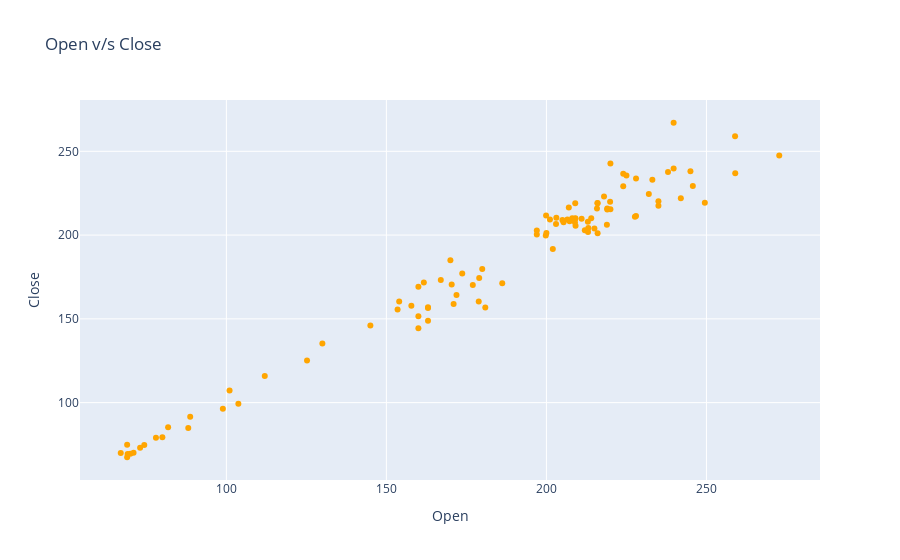

Notebook source saved alongside this figure:
### Markdown cell above
<font color='green'>

# Data Visualization: 
It visualizes the data using scatter plots and histograms to understand the distribution and relationships between variables.

</font>

### Code cell
import plotly.express as px

fig = px.scatter(dataset.head(100), x="Open", y="Close", title="Open v/s Close", color_discrete_sequence=['orange'])
fig.show()

### Figure 1 — Plotly figure (JSON) as saved in the notebook; plotly's stock layout.template omitted (floating-point values rounded to 4 significant figures)
{"data": [{"hovertemplate": "Open=%{x}<br>Close=%{y}<extra></extra>", "legendgroup": "", "marker": {"color": "orange", "symbol": "circle"}, "mode": "markers", "name": "", "orientation": "v", "showlegend": false, "type": "scatter", "x": [74.35, 73.05, 70, 71, 69, 67, 69.15, 69, 80, 78, 81.8, 88.1, 88.7, 98.9, 103.8, 101, 112, 125.2, 130, 145, 157.8, 170.4, 180.9, 160, 153.5, 160, 163, 160, 178.8, 161.7, 171.9, 173.7, 179.9, 179, 177, 171, 163, 163, 154, 167, 186.2, 170, 199.8, 215.8, 233.1, 245, 249.5, 213, 199.9, 216, 200, 203.1, 215, 202, 197, 207, 228, 238, 242, 239.8, 258.9, 239.8, 272.8, 245.8, 227.7, 212, 215.9, 224, 220, 259, 232, 206.6, 219.9, 235, 220, 218.9, 197, 216, 224, 225, 235, 218, 228, 219, 214, 209, 219, 213.1, 207.2, 201.1, 212.9, 211, 209.1, 208.1, 209.1, 205, 203, 208.9, 205.3, 209], "xaxis": "x", "y": [74.75, 73.05, 69.5, 70.05, 67.4, 69.9, 69.35, 74.9, 79.35, 79, 85.35, 84.8, 91.6, 96.35, 99.35, 107.3, 115.9, 125.2, 135.2, 146.1, 157.8, 170.4, 156.8, 144.4, 155.6, 151.6, 156.6, 169.1, 160.3, 171.7, 164.2, 177.1, 179.8, 174.3, 170.2, 158.9, 156.9, 148.8, 160.3, 173.2, 171.3, 185, 199.8, 215.8, 233.1, 238.2, 219.3, 201.8, 211.7, 201.1, 201.2, 210.3, 203.9, 191.8, 200.3, 216.4, 233.8, 237.7, 221.9, 239.8, 258.9, 267.1, 247.4, 229.2, 210.9, 202.8, 219.1, 236.7, 242.8, 236.9, 224.5, 209.2, 219.9, 217.6, 215.4, 206.2, 202.7, 218.9, 229.2, 235.5, 220.2, 223, 211.4, 215.8, 210.1, 219, 215.2, 204.2, 208.2, 209.2, 207.9, 209.7, 210.1, 210.1, 205.6, 208.9, 206.7, 207.7, 207.7, 209.8], "yaxis": "y"}], "layout": {"legend": {"tracegroupgap": 0}, "title": {"text": "Open v/s Close"}, "xaxis": {"anchor": "y", "domain": [0, 1], "title": {"text": "Open"}}, "yaxis": {"anchor": "x", "domain": [0, 1], "title": {"text": "Close"}}}}
